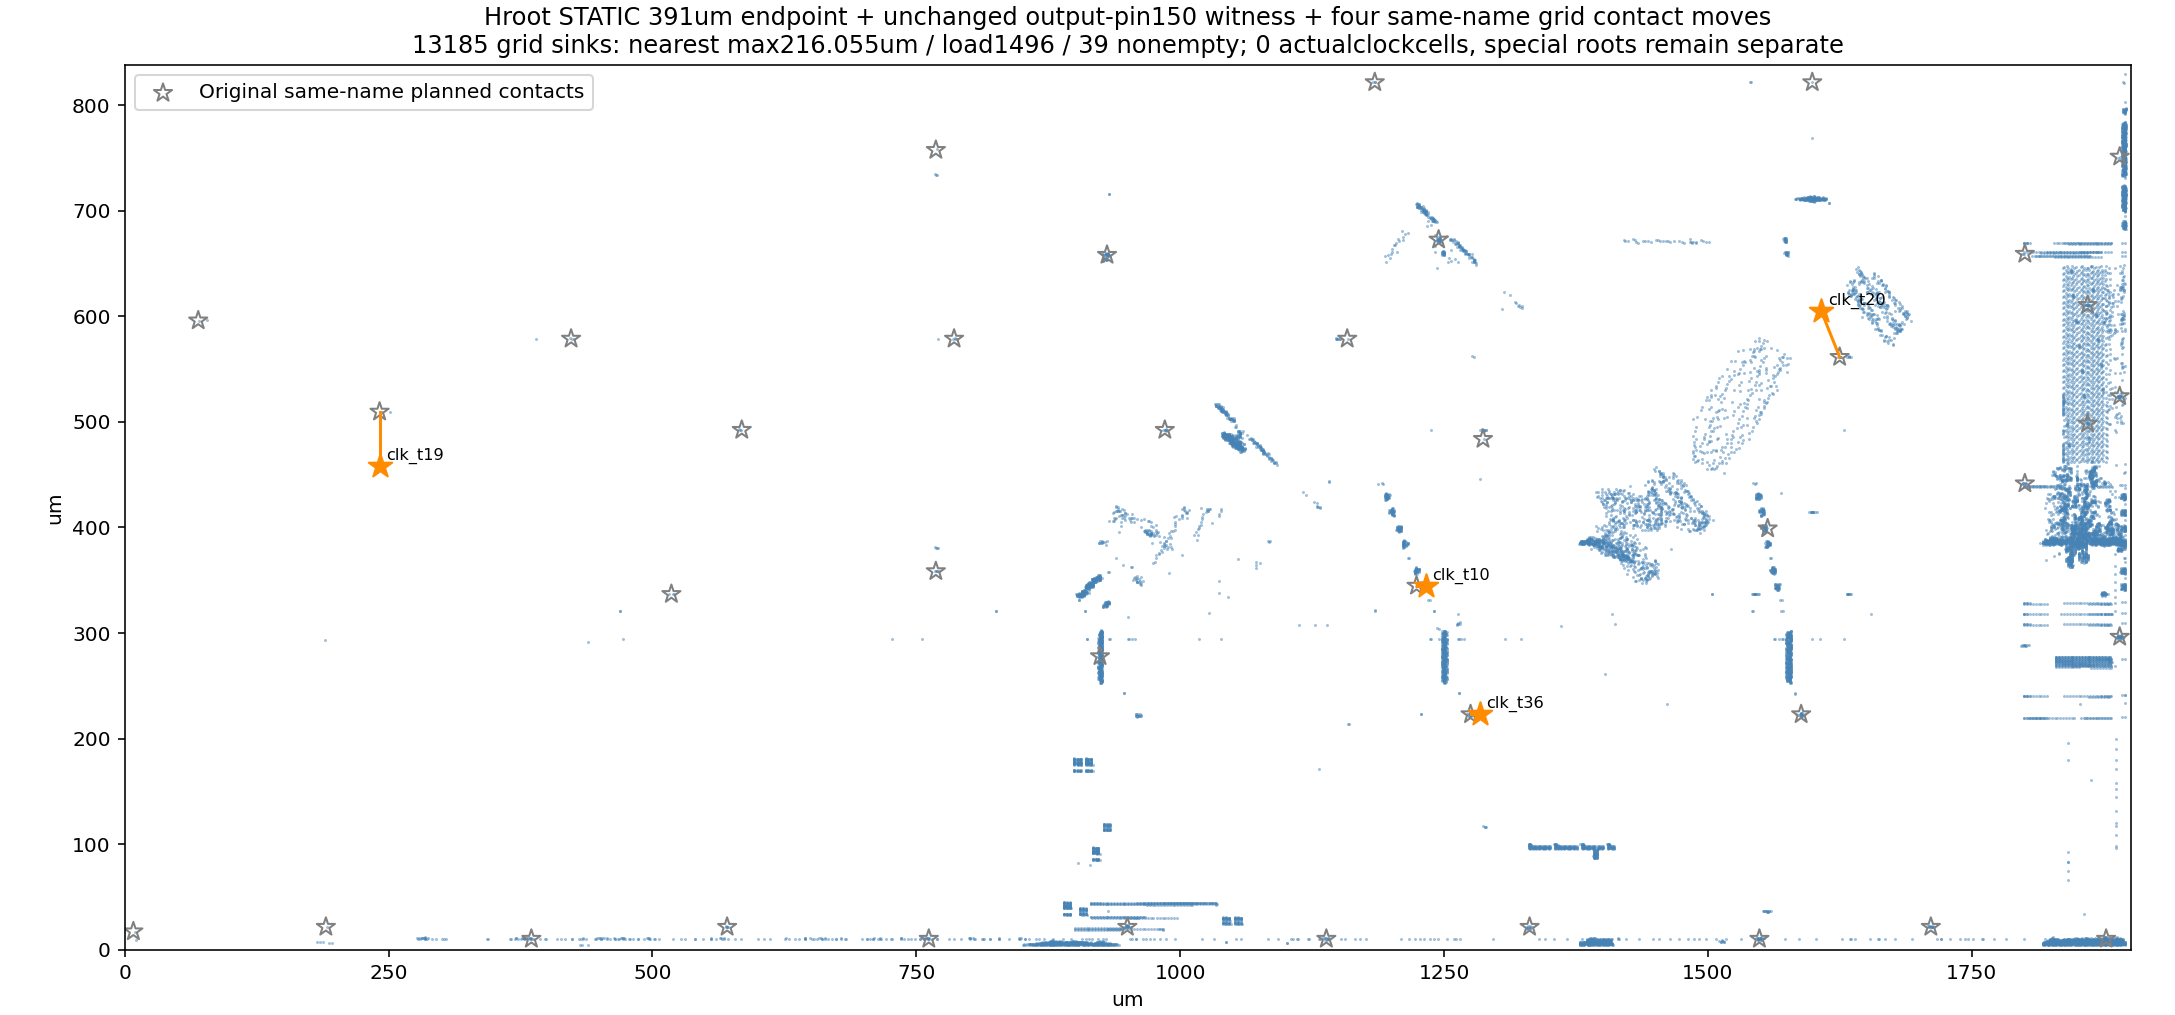

Recreate this plot in Python.
from pathlib import Path
from collections import Counter
import sys,json,numpy as np
sys.path.insert(0,'/home/ubuntu/OpenTallas/tools/autopilot');import geom_rules as g
P=Path(__file__).parent;D=g.Design('/srv/opentallas-scratch/claude/codex-hroot-ff-place-2338/geom.tsv');byname={c[6]:k for k,c in D.cells.items()}
for cid,c in list(D.cells.items()):
 cc=list(c)
 if 'u_cland_i_seq__g_fan_N__u_fan_kc/' in c[6]:cc[3]-=146.88;cc[5]-=146.88
 elif 'u_cland_i_fch_pc_Q_N_q/' in c[6] or 'u_cland_i_kvpc_Q_N_pc__fo/' in c[6]:cc[2]+=172.8;cc[4]+=172.8
 D.cells[cid]=tuple(cc)
for z in json.load(open(P/'current_graph_lp_margin391_pin150.json'))[0]['targets']:
 cid=byname[z['name']];c=list(D.cells[cid]);x,y=g.ctr(c);dx,dy=z['new'][0]-x,z['new'][1]-y;c[2]+=dx;c[4]+=dx;c[3]+=dy;c[5]+=dy;D.cells[cid]=tuple(c)
taps=[p for p in D.pins if g.GRID_TAP_RE.match(p['name'])and p['io']=='INPUT'];names=[t['name']for t in taps];base=np.array([[t['x'],t['y']]for t in taps]);xy=[];sn=[]
for c in D.cells.values():
 if c[0]!='S':continue
 cid=byname[c[6]];ns=[n for n,ck in D.cell_in.get(cid,[])if ck]
 if not ns:continue
 dr=D.nets[ns[0]][1]
 if dr and dr[0]=='p'and g.GRID_TAP_RE.match(D.pin_by_k[dr[1]]['name']):xy.append(g.ctr(c));sn.append(c[6])
xy=np.array(xy);index={n:i for i,n in enumerate(names)};out=[]
for dx20 in [0,-8.64,-17.28,-25.92,-34.56,-43.2,-51.84]:
 for dy20 in [34.56,43.2,51.84,60.48,69.12]:
  b=base.copy();b[index['clk_t19'],1]-=51.84;b[index['clk_t20']]+=np.array([dx20,dy20]);b[index['clk_t10'],0]+=8.64;b[index['clk_t36'],0]+=8.64
  a=np.abs(xy[:,None,:]-b[None,:,:]).sum(axis=2);near=a.argmin(axis=1);dist=a[np.arange(len(xy)),near];load=np.bincount(near,minlength=len(taps));bad=np.flatnonzero(dist>220)
  out.append(dict(offsets={'clk_t19':[0,-51.84],'clk_t20':[dx20,dy20],'clk_t10':[8.64,0],'clk_t36':[8.64,0]},max_um=float(dist.max()),over220=len(bad),maxload=int(load.max()),empty=int((load==0).sum()),loads=dict(zip(names,map(int,load))),worst=[dict(name=sn[k],xy=xy[k].tolist(),tap=names[near[k]],distance_um=float(dist[k]))for k in bad],contacts=[dict(name=n,old=base[index[n]].tolist(),new=b[index[n]].tolist())for n in ['clk_t19','clk_t20','clk_t10','clk_t36']]))
out.sort(key=lambda r:(r['over220']+max(0,r['maxload']-1500)+r['empty']*100,r['max_um'],sum(abs(v)for o in r['offsets'].values()for v in o)))
res=dict(scope='STATIC nearest plannedgrid contact sensitivity on current391FF endpoint witness; no native builtclock/PG/parent/source adoption',grid_sinks=len(xy),candidate_count=len(out),best=out[0],feasible_count=sum(not r['over220']and r['maxload']<=1500and not r['empty']for r in out),top5=out[:5]);(P/'clock_contact_search_pin150.json').write_text(json.dumps(res,indent=1)+'\n');print({k:v for k,v in res.items()if k not in['best','top5']});print({k:v for k,v in out[0].items()if k not in['loads','worst','contacts']})
import matplotlib;matplotlib.use('Agg')
import matplotlib.pyplot as plt
r=res['best'];fig,ax=plt.subplots(figsize=(15,7));ax.scatter(xy[:,0],xy[:,1],s=.25,color='steelblue',alpha=.5)
ax.scatter(base[:,0],base[:,1],marker='*',s=90,facecolor='none',edgecolor='grey',label='Original same-name planned contacts')
for z in r['contacts']:
 x,y=z['new'];ox,oy=z['old'];ax.plot([ox,x],[oy,y],color='darkorange');ax.scatter([x],[y],marker='*',s=150,color='darkorange');ax.text(x+6,y+6,z['name'],fontsize=8)
ax.set(xlim=(0,1900.8),ylim=(0,838.08),aspect='equal',xlabel='um',ylabel='um',title='Hroot STATIC 391um endpoint + unchanged output-pin150 witness + four same-name grid contact moves\n13185 grid sinks: nearest max216.055um / load1496 / 39 nonempty; 0 actualclockcells, special roots remain separate')
ax.legend(loc='upper left');fig.tight_layout();fig.savefig(P/'clock_contact_search_pin150.png',dpi=145)
